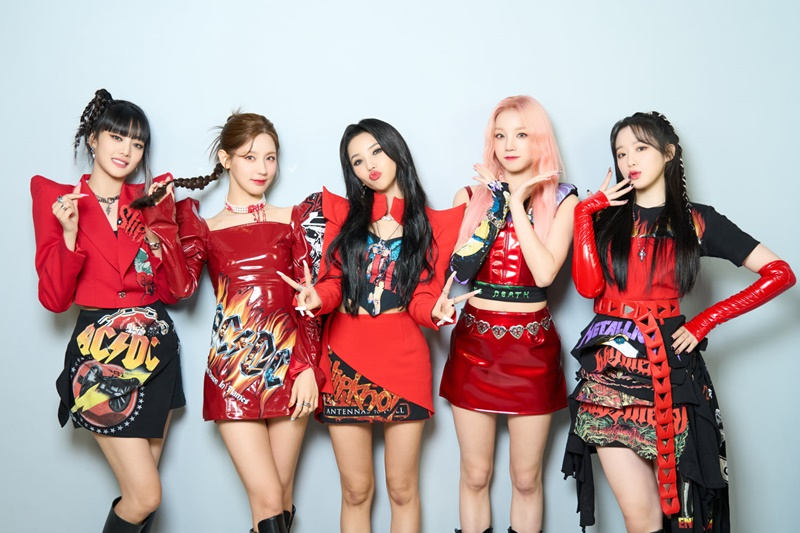
#> input picture image/g_idle.jpg, 800 x 533 px
$ python Detect.py
#> lines starting #> are read from the running program, lines starting #| are printed output that depends on the picture; after the words box and inside, x2 and y2 are one past the last pixel; in counts of white or black regions, pixels touching at a corner belong together
import cv2
import numpy
# [25 lines of commented-out code are left out]
img = cv2.imread("image/g_idle.jpg")
#> img is the input picture: shape (533, 800, 3); mean B, G, R 153.3, 152.8, 179.2
img = cv2.resize(img, (800,500))
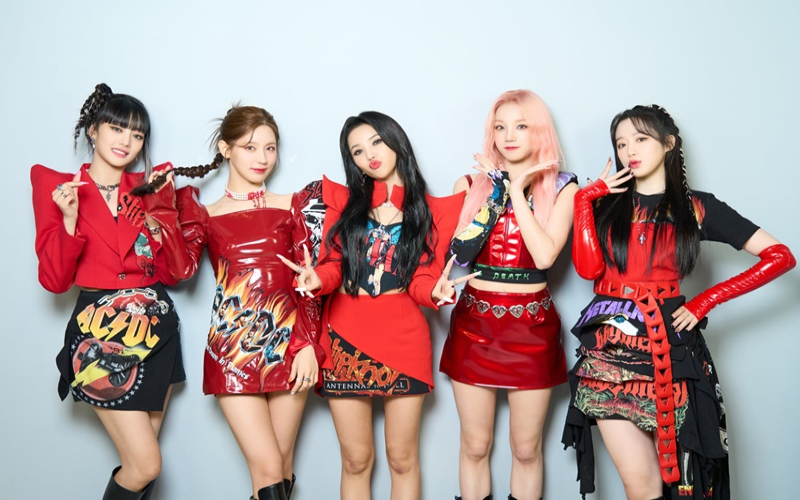
#> img: shape (500, 800, 3); mean B, G, R 153.2, 152.7, 179.1

#read Classification
face = cv2.CascadeClassifier("data/haarcascade_frontalface_default.xml")

#Colour to Gary
gray = cv2.cvtColor(img, cv2.COLOR_BGR2GRAY)
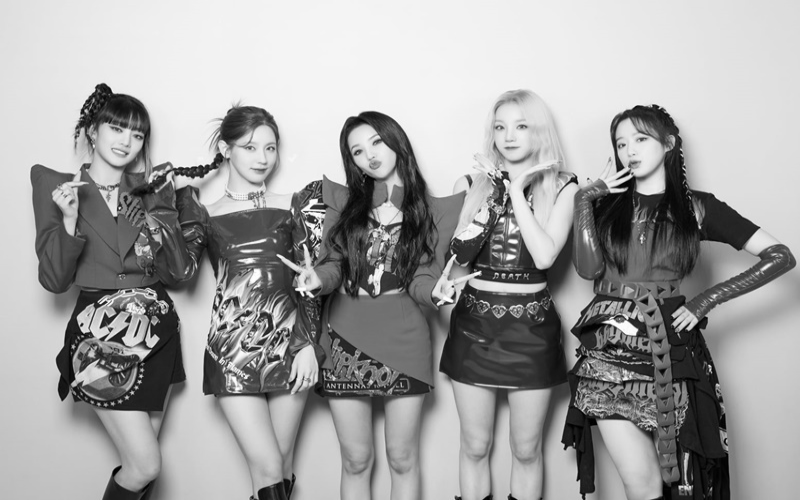
#> gray: shape (500, 800); min 0, max 255, mean 160.7

#แยกใบหน้า
scaleFactor = 1.20                   #defult = 1.1 ย่อขนาดภาพเป็นสัดส่วน 0.20 = 20%
minNeighber = 3                     #defult = 3 เจอหน้าที่ไหนจะสร้างสี่เหลี่ยมบริเวณที่เจอที่ข้าง ๆ ด้วย 0 ถี่สุด เจอกี่รอบถึงเป็นหน้า
face_detect = face.detectMultiScale(gray, scaleFactor, minNeighber) #ตามค่าที่ระบุ
#> face_detect = [[608, 123, 53, 53], [232, 128, 55, 55], [484, 106, 55, 55], [359, 206, 53, 53]]

#แสดงตำแหน่งใบหน้า
for(x, y, w, h) in face_detect:
    cv2.rectangle(img, (x,y), (x+w, y+h), (0, 0, 0), 3)
#> this loop made 4 passes
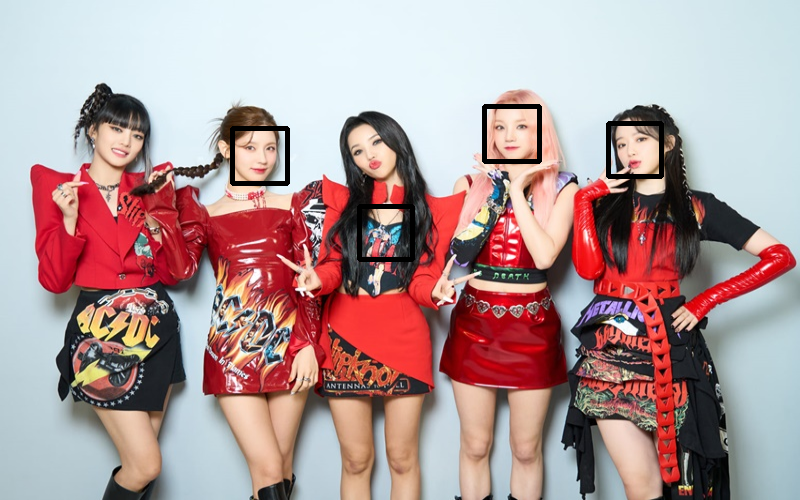
#> img: shape (500, 800, 3); 1.07% of pixels changed, all inside (x1, y1, x2, y2) = (230, 104, 664, 262)

cv2.imshow("OUTPUT", img)
cv2.waitKey(0)
cv2.destroyAllWindows()

$ run again, with image/mark_no_sad.jpg copied over image/g_idle.jpg
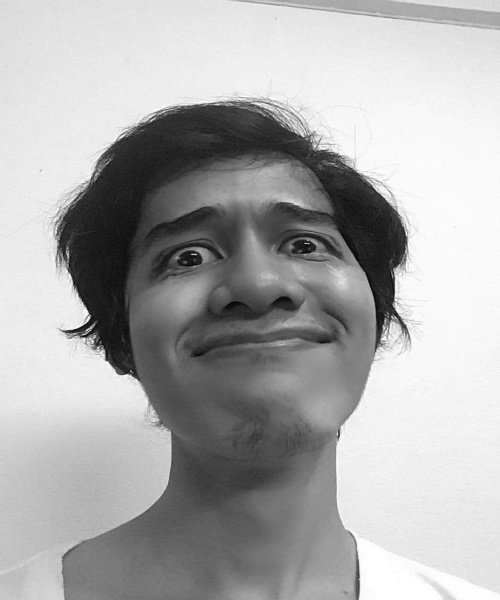
#> input picture image/mark_no_sad.jpg, 500 x 600 px
#> img is the input picture: shape (600, 500, 3); min 2, max 255, mean 172.4
#> `img = cv2.resize(img, (800,500))`:
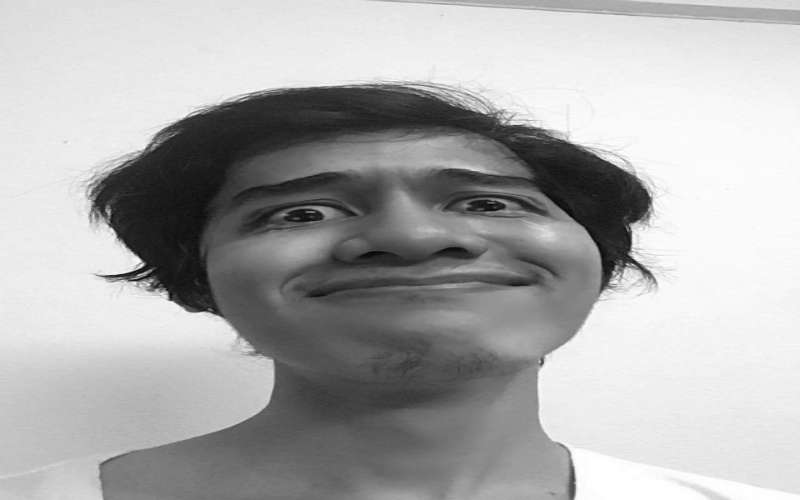
#> img: shape (500, 800, 3); min 5, max 255, mean 172.4
#> face_detect = ()
